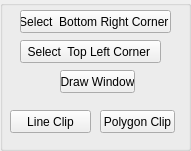
   <widget class="QGroupBox" name="clipBox">
    <property name="geometry">
     <rect>
      <x>1140</x>
      <y>440</y>
      <width>191</width>
      <height>151</height>
     </rect>
    </property>
    <property name="title">
     <string/>
    </property>
    <property name="flat">
     <bool>true</bool>
    </property>
    <widget class="QPushButton" name="selectTopRight">
     <property name="geometry">
      <rect>
       <x>20</x>
       <y>40</y>
       <width>141</width>
       <height>23</height>
      </rect>
     </property>
     <property name="palette">
      <palette>
       <active>
        <colorrole role="WindowText">
         <brush brushstyle="SolidPattern">
          <color alpha="255">
           <red>0</red>
           <green>0</green>
           <blue>95</blue>
          </color>
         </brush>
        </colorrole>
        <colorrole role="ButtonText">
         <brush brushstyle="SolidPattern">
          <color alpha="255">
           <red>0</red>
           <green>0</green>
           <blue>0</blue>
          </color>
         </brush>
        </colorrole>
       </active>
       <inactive>
        <colorrole role="WindowText">
         <brush brushstyle="SolidPattern">
          <color alpha="255">
           <red>0</red>
           <green>0</green>
           <blue>95</blue>
          </color>
         </brush>
        </colorrole>
        <colorrole role="ButtonText">
         <brush brushstyle="SolidPattern">
          <color alpha="255">
           <red>0</red>
           <green>0</green>
           <blue>0</blue>
          </color>
         </brush>
        </colorrole>
       </inactive>
       <disabled>
        <colorrole role="WindowText">
         <brush brushstyle="SolidPattern">
          <color alpha="255">
           <red>120</red>
           <green>120</green>
           <blue>120</blue>
          </color>
         </brush>
        </colorrole>
        <colorrole role="ButtonText">
         <brush brushstyle="SolidPattern">
          <color alpha="255">
           <red>120</red>
           <green>120</green>
           <blue>120</blue>
          </color>
         </brush>
        </colorrole>
       </disabled>
      </palette>
     </property>
     <property name="text">
      <string>Select  Top Left Corner </string>
     </property>
    </widget>
    <widget class="QPushButton" name="selectBottomLeft">
     <property name="geometry">
      <rect>
       <x>20</x>
       <y>10</y>
       <width>151</width>
       <height>23</height>
      </rect>
     </property>
     <property name="palette">
      <palette>
       <active>
        <colorrole role="WindowText">
         <brush brushstyle="SolidPattern">
          <color alpha="255">
           <red>0</red>
           <green>0</green>
           <blue>95</blue>
          </color>
         </brush>
        </colorrole>
        <colorrole role="ButtonText">
         <brush brushstyle="SolidPattern">
          <color alpha="255">
           <red>0</red>
           <green>0</green>
           <blue>0</blue>
          </color>
         </brush>
        </colorrole>
       </active>
       <inactive>
        <colorrole role="WindowText">
         <brush brushstyle="SolidPattern">
          <color alpha="255">
           <red>0</red>
           <green>0</green>
           <blue>95</blue>
          </color>
         </brush>
        </colorrole>
        <colorrole role="ButtonText">
         <brush brushstyle="SolidPattern">
          <color alpha="255">
           <red>0</red>
           <green>0</green>
           <blue>0</blue>
          </color>
         </brush>
        </colorrole>
       </inactive>
       <disabled>
        <colorrole role="WindowText">
         <brush brushstyle="SolidPattern">
          <color alpha="255">
           <red>120</red>
           <green>120</green>
           <blue>120</blue>
          </color>
         </brush>
        </colorrole>
        <colorrole role="ButtonText">
         <brush brushstyle="SolidPattern">
          <color alpha="255">
           <red>120</red>
           <green>120</green>
           <blue>120</blue>
          </color>
         </brush>
        </colorrole>
       </disabled>
      </palette>
     </property>
     <property name="text">
      <string>Select  Bottom Right Corner </string>
     </property>
    </widget>
    <widget class="QPushButton" name="drawWindow">
     <property name="geometry">
      <rect>
       <x>60</x>
       <y>70</y>
       <width>75</width>
       <height>23</height>
      </rect>
     </property>
     <property name="palette">
      <palette>
       <active>
        <colorrole role="WindowText">
         <brush brushstyle="SolidPattern">
          <color alpha="255">
           <red>0</red>
           <green>0</green>
           <blue>95</blue>
          </color>
         </brush>
        </colorrole>
        <colorrole role="ButtonText">
         <brush brushstyle="SolidPattern">
          <color alpha="255">
           <red>0</red>
           <green>0</green>
           <blue>0</blue>
          </color>
         </brush>
        </colorrole>
       </active>
       <inactive>
        <colorrole role="WindowText">
         <brush brushstyle="SolidPattern">
          <color alpha="255">
           <red>0</red>
           <green>0</green>
           <blue>95</blue>
          </color>
         </brush>
        </colorrole>
        <colorrole role="ButtonText">
         <brush brushstyle="SolidPattern">
          <color alpha="255">
           <red>0</red>
           <green>0</green>
           <blue>0</blue>
          </color>
         </brush>
        </colorrole>
       </inactive>
       <disabled>
        <colorrole role="WindowText">
         <brush brushstyle="SolidPattern">
          <color alpha="255">
           <red>120</red>
           <green>120</green>
           <blue>120</blue>
          </color>
         </brush>
        </colorrole>
        <colorrole role="ButtonText">
         <brush brushstyle="SolidPattern">
          <color alpha="255">
           <red>120</red>
           <green>120</green>
           <blue>120</blue>
          </color>
         </brush>
        </colorrole>
       </disabled>
      </palette>
     </property>
     <property name="text">
      <string>Draw Window</string>
     </property>
    </widget>
    <widget class="QPushButton" name="clip">
     <property name="geometry">
      <rect>
       <x>10</x>
       <y>110</y>
       <width>81</width>
       <height>23</height>
      </rect>
     </property>
     <property name="palette">
      <palette>
       <active>
        <colorrole role="WindowText">
         <brush brushstyle="SolidPattern">
          <color alpha="255">
           <red>0</red>
           <green>0</green>
           <blue>95</blue>
          </color>
         </brush>
        </colorrole>
        <colorrole role="ButtonText">
         <brush brushstyle="SolidPattern">
          <color alpha="255">
           <red>0</red>
           <green>0</green>
           <blue>0</blue>
          </color>
         </brush>
        </colorrole>
       </active>
       <inactive>
        <colorrole role="WindowText">
         <brush brushstyle="SolidPattern">
          <color alpha="255">
           <red>0</red>
           <green>0</green>
           <blue>95</blue>
          </color>
         </brush>
        </colorrole>
        <colorrole role="ButtonText">
         <brush brushstyle="SolidPattern">
          <color alpha="255">
           <red>0</red>
           <green>0</green>
           <blue>0</blue>
          </color>
         </brush>
        </colorrole>
       </inactive>
       <disabled>
        <colorrole role="WindowText">
         <brush brushstyle="SolidPattern">
          <color alpha="255">
           <red>120</red>
           <green>120</green>
           <blue>120</blue>
          </color>
         </brush>
        </colorrole>
        <colorrole role="ButtonText">
         <brush brushstyle="SolidPattern">
          <color alpha="255">
           <red>120</red>
           <green>120</green>
           <blue>120</blue>
          </color>
         </brush>
        </colorrole>
       </disabled>
      </palette>
     </property>
     <property name="text">
      <string>Line Clip</string>
     </property>
    </widget>
    <widget class="QPushButton" name="polygonClip">
     <property name="geometry">
      <rect>
       <x>100</x>
       <y>110</y>
       <width>75</width>
       <height>23</height>
      </rect>
     </property>
     <property name="palette">
      <palette>
       <active>
        <colorrole role="WindowText">
         <brush brushstyle="SolidPattern">
          <color alpha="255">
           <red>0</red>
           <green>0</green>
           <blue>95</blue>
          </color>
         </brush>
        </colorrole>
        <colorrole role="ButtonText">
         <brush brushstyle="SolidPattern">
          <color alpha="255">
           <red>0</red>
           <green>0</green>
           <blue>0</blue>
          </color>
         </brush>
        </colorrole>
       </active>
       <inactive>
        <colorrole role="WindowText">
         <brush brushstyle="SolidPattern">
          <color alpha="255">
           <red>0</red>
           <green>0</green>
           <blue>95</blue>
          </color>
         </brush>
        </colorrole>
        <colorrole role="ButtonText">
         <brush brushstyle="SolidPattern">
          <color alpha="255">
           <red>0</red>
           <green>0</green>
           <blue>0</blue>
          </color>
         </brush>
        </colorrole>
       </inactive>
       <disabled>
        <colorrole role="WindowText">
         <brush brushstyle="SolidPattern">
          <color alpha="255">
           <red>120</red>
           <green>120</green>
           <blue>120</blue>
          </color>
         </brush>
        </colorrole>
        <colorrole role="ButtonText">
         <brush brushstyle="SolidPattern">
          <color alpha="255">
           <red>120</red>
           <green>120</green>
           <blue>120</blue>
          </color>
         </brush>
        </colorrole>
       </disabled>
      </palette>
     </property>
     <property name="text">
      <string>Polygon Clip</string>
     </property>
    </widget>
   </widget>
